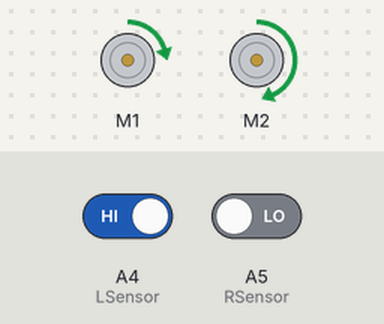
Simulated run of this sketch. Board: Arduino Uno, built with avr-gcc and run on an emulated ATmega328P. Parts: 2 × DC motor (green arrow = forward, orange = backward, longer = faster). The test bench sets the inputs (shaded band); at power-on: A4 (LSensor) HIGH, A5 (RSensor) LOW. What the sketch prints to the serial monitor is not drawn.

Above: at 1.2 s.
1.3 s: A4 (LSensor) driven LOW
At 2.5 s:
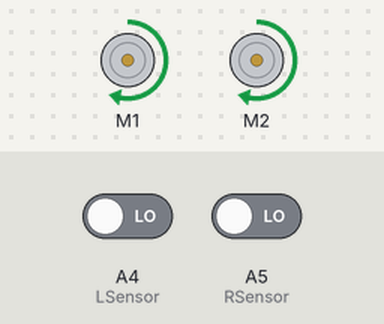
2.8 s: A5 (RSensor) driven HIGH
At 3.8 s:
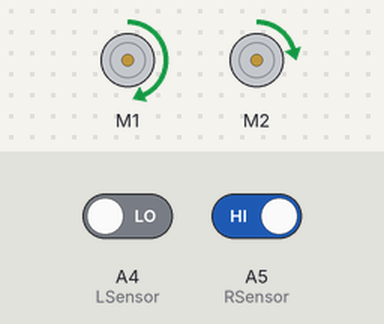
4.3 s: A5 (RSensor) driven LOW
At 4.9 s:
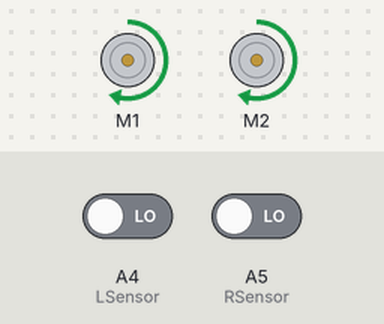
5.8 s: A4 (LSensor) driven HIGH
At 6.1 s:
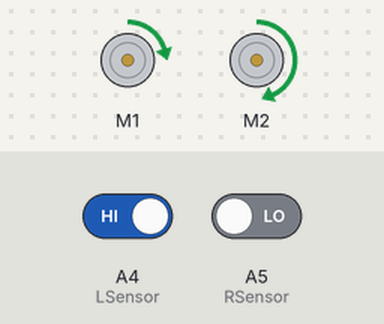
Timing chart, 0 to 8.3 s (numbered marks = the images above; inputs shaded):
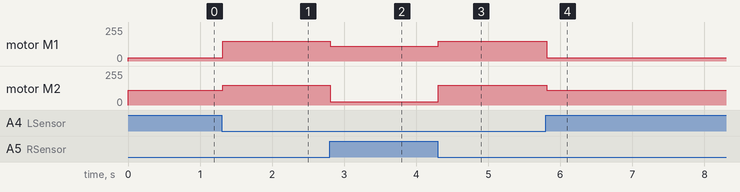

Measured:
- after the input at 1.3 s, motor M1: forward 25/255 → forward 150/255 at once; motor M2: forward 112/255 → forward 150/255 at once
- after the input at 2.8 s, motor M1: forward 150/255 → forward 112/255 at once; motor M2: forward 150/255 → forward 25/255 at once
- after the input at 4.3 s, motor M1: forward 112/255 → forward 150/255 at once; motor M2: forward 25/255 → forward 150/255 at once
- after the input at 5.8 s, motor M1: forward 150/255 → forward 25/255 at once; motor M2: forward 150/255 → forward 112/255 at once

The sketch:

Line_Follow1.ino
```cpp
#include <AFMotor.h>
AF_DCMotor Motor1(1);
AF_DCMotor Motor2(2);
int LSensor = A4; //Left IR Sensor Port
int RSensor = A5; //Right IR Sensor Port
int LSensor_val=0;
int RSensor_val=0;
void setup()
{
  pinMode(A5,INPUT);
  pinMode(A0,INPUT);
  Motor1.setSpeed(180);
  Motor2.setSpeed(180);
  Motor1.run(RELEASE);
  Motor2.run(RELEASE);
  Serial.begin(9600);
}
void loop()
{
  LSensor_val=digitalRead(LSensor);
  RSensor_val=digitalRead(RSensor);
  Serial.println(LSensor_val);
  //delay(1000);
  Serial.println(RSensor_val);
  //delay(1000);

  if ((LSensor_val == 0) && (RSensor_val == 1))
  {
    Motor1.setSpeed(112.5);
    Motor2.setSpeed(25);
    Motor1.run(FORWARD);
    Motor2.run(FORWARD);
  }
  else if ((LSensor_val == 1) && (RSensor_val == 0))
  {
    Motor2.setSpeed(112.5);
    Motor1.setSpeed(25);
    Motor1.run(FORWARD);
    Motor2.run(FORWARD);

  }
  else if ((LSensor_val == 1) && (RSensor_val == 1))
  {
    Motor1.setSpeed(150);
    Motor2.setSpeed(150);
    Motor1.run(FORWARD);
    Motor2.run(FORWARD);

  }

  else if ((LSensor_val == 0) && (RSensor_val == 0))
  {
    Motor1.setSpeed(150);
    Motor2.setSpeed(150);
    Motor1.run(FORWARD);
    Motor2.run(FORWARD);
  }
}
```
